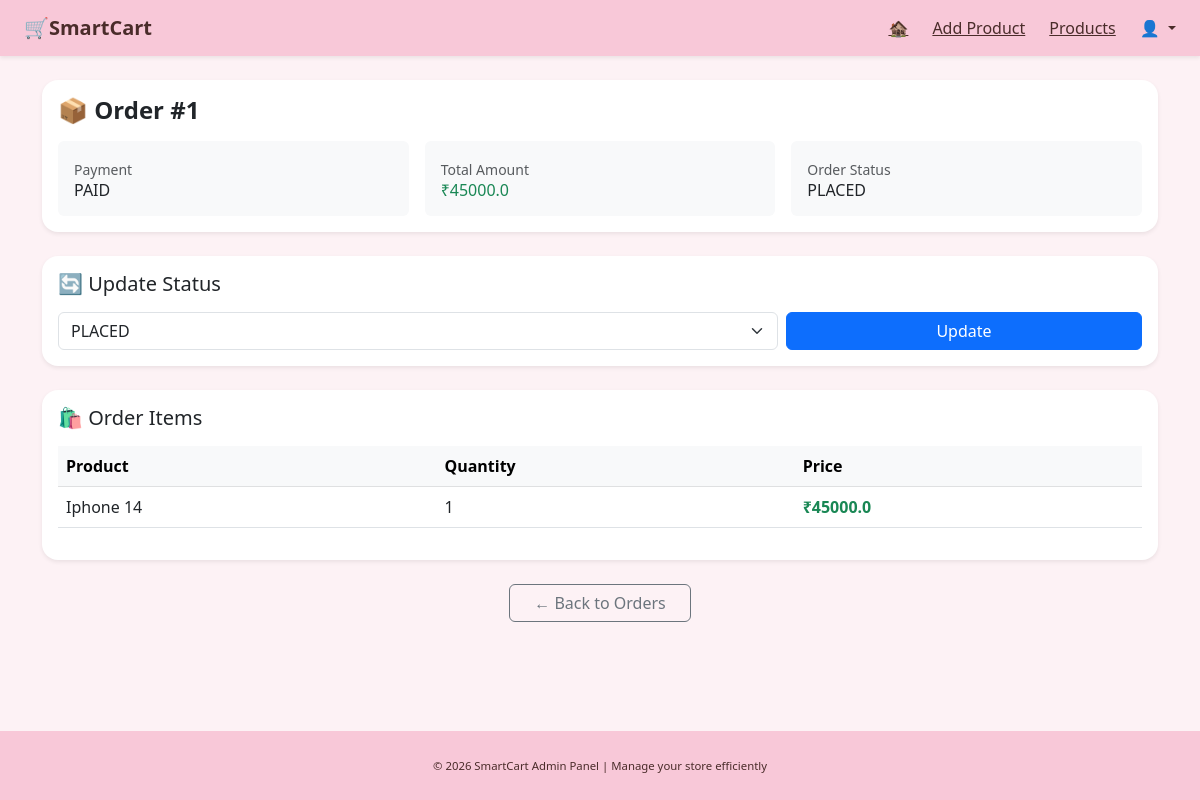
The page /admin/order/1 (signed in) on the database its author committed.
### tables this page shows
CREATE TABLE orders (
    order_id INTEGER PRIMARY KEY AUTOINCREMENT,
    user_id INTEGER,
    razorpay_order_id TEXT,
    razorpay_payment_id TEXT,
    amount REAL,
    payment_status TEXT,
    created_at TEXT DEFAULT CURRENT_TIMESTAMP,
    order_status TEXT DEFAULT 'Pending',
    address TEXT,
    FOREIGN KEY (user_id) REFERENCES users(user_id)
);

CREATE TABLE order_items (
    id INTEGER PRIMARY KEY AUTOINCREMENT,
    order_id INTEGER,
    product_id INTEGER,
    product_name TEXT,
    quantity INTEGER,
    price REAL,
    FOREIGN KEY (order_id) REFERENCES orders(order_id),
    FOREIGN KEY (product_id) REFERENCES products(product_id)
);

### app.py (the view)
@app.route('/admin/order/<int:order_id>')
def admin_order_details(order_id):
    if 'admin_id' not in session:
        flash("Please login!", "danger")
        return redirect('/admin-login')
    conn = get_db_connection()
    cursor = conn.cursor()
    cursor.execute("SELECT * FROM orders WHERE order_id=?", (order_id,))
    order = cursor.fetchone()
    cursor.execute("SELECT * FROM order_items WHERE order_id=?", (order_id,))
    items = cursor.fetchall()
    cursor.close()
    conn.close()
    return render_template("admin/order_details.html", order=order, items=items)

### app.py (called while the page is built)
def get_db_connection():
    conn = sqlite3.connect(config.DATABASE)
    conn.row_factory = sqlite3.Row
    return conn

@app.context_processor
def cart_count():
    cart = session.get('cart', {})
    return dict(cart_count=len(cart))

### templates/admin/order_details.html (shortened to what this page needs)
{% extends 'base.html' %}
{% block content %}
<div class="container mt-4">
    <div class="card shadow-sm border-0 rounded-4 mb-4">
        <div class="card-body">
            <h4 class="fw-bold mb-3">📦 Order #{{ order.order_id }}</h4>
            <div class="row g-3">
                <div class="col-md-4">
                    <div class="p-3 bg-light rounded">
                        <small class="text-muted">Payment</small>
                        <h6 class="mb-0">{{ order.payment_status }}</h6>
                    </div>
                </div>
                <div class="col-md-4">
                    <div class="p-3 bg-light rounded">
                        <small class="text-muted">Total Amount</small>
                        <h6 class="mb-0 text-success">₹{{ order.amount }}</h6>
                    </div>
                </div>
                <div class="col-md-4">
                    <div class="p-3 bg-light rounded">
                        <small class="text-muted">Order Status</small>
                        <h6 class="mb-0" id="order-status">{{ order.order_status }}</h6>
                    </div>
                </div>
            </div>
        </div>
    </div>
    <div class="card shadow-sm border-0 rounded-4 mb-4">
        <div class="card-body">
            <h5 class="mb-3">🔄 Update Status</h5>
            <form method="POST" action="/admin/update-order-status/{{ order.order_id }}">
                <div class="row g-2 align-items-center">
                    <div class="col-md-8">
                        <select name="status" class="form-select">
                            <option value="PLACED" {% if order.order_status == 'PLACED' %}selected{% endif %}>PLACED</option>
                        </select>
                    </div>
                    <div class="col-md-4 d-grid">
                        <button type="submit" class="btn btn-primary">
                            Update
                        </button>
                    </div>
                </div>
            </form>
        </div>
    </div>
    <div class="card shadow-sm border-0 rounded-4 mb-4">
        <div class="card-body">
            <h5 class="mb-3">🛍️ Order Items</h5>
            {% if items %}
            <div class="table-responsive">
                <table class="table align-middle text-center text-md-start">
                    <thead class="table-light">
                        <tr>
                            <th>Product</th>
                            <th>Quantity</th>
                            <th>Price</th>
                        </tr>
                    </thead>
                    <tbody>
                        {% for it in items %}
                        <tr>
                            <td>{{ it.product_name }}</td>
                            <td>{{ it.quantity }}</td>
                            <td class="text-success fw-bold">₹{{ it.price }}</td>
                        </tr>
                        {% endfor %}
                    </tbody>
                </table>
            </div>
            {% else %}
                <p class="text-muted text-center">No items found</p>
            {% endif %}
        </div>
    </div>
    <div class="text-center mb-4">
        <a href="/admin/orders" class="btn btn-outline-secondary px-4">
            ← Back to Orders
        </a>
    </div>
</div>
{% endblock %}

### static/css/style.css (style rules this page uses)
body { background-color: #fdf2f5; font-family: 'Segoe UI', sans-serif; color: #333; display: flex; flex-direction: column; min-height: 100vh; }
.card { border: none; border-radius: 15px; }

### rows shown on the page
orders: order_id "1", payment_status "PAID", amount "45000.0", order_status "PLACED", status "PLACED"
order_items: product_name "Iphone 14", quantity "1", price "45000.0"
